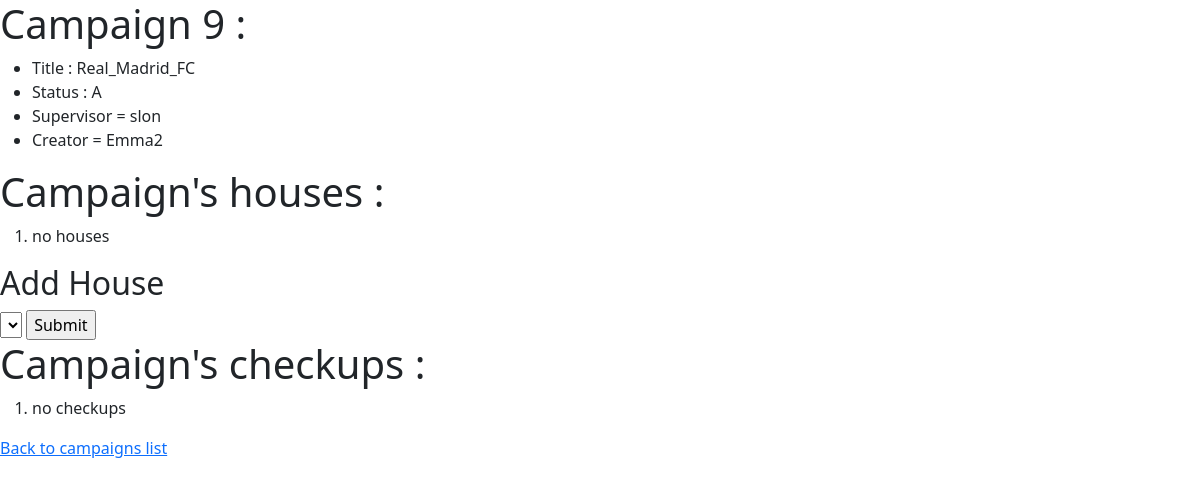
Screenshot of /campaigns/9 with the database file from the repository.
### campaigns/models.py (models this page shows, shortened)
class Campaign(models.Model):
	title = models.CharField(max_length = 64)
	status = models.CharField(max_length = 1)
	supervisor = models.ForeignKey(Supervisor, on_delete = models.CASCADE, related_name = 'controled_by')
	creator = models.ForeignKey(User, on_delete = models.CASCADE, related_name = 'created_by', default = 1)

class Supervisor(models.Model):
	first = models.CharField(max_length = 64)
	last = models.CharField(max_length = 64)
	nick = models.CharField(max_length = 64)
	email = models.EmailField(max_length = 64, blank = True)
	phone = models.CharField(max_length = 32, blank = True)

### campaigns/views.py (the view)
# urls.py: path('<int:campaign_id>', views.campaign, name = 'campaign'),
def campaign(request, campaign_id):
	campaign = Campaign.objects.get(pk=campaign_id)
	return render(request, 'campaigns/campaign.html', {
		'campaign' : campaign,
		'houses' : campaign.c_objects.all(),
		'extra_houses' : House.objects.exclude(campaigns=campaign).all(),
		'checkups' : campaign.departures.all()
		})

### campaigns/templates/campaigns/campaign.html (shortened to what this page needs)
{% extends 'campaigns/layout.html' %}
{% block body %}
	<h1> Campaign {{campaign.id}} : </h1>
	<ul>
		<li>Title : {{campaign.title}}</li>
		<li>Status : {{campaign.status}}</li>
		<li>Supervisor = {{campaign.supervisor.nick}}</li>
		<li>Creator = {{campaign.creator.username}}</li>
	</ul>
	<h1> Campaign's houses : </h1>
	<ol>
		{% for house in houses %}
			<li>{{house}}</li>
		{% empty %}
			<li> no houses</li>
		{% endfor %}
	</ol>
	<h2>Add House</h2>
	<form action = "{% url 'campaigns:book' campaign.id %}" method = "post">
		<select name = 'house'>
		</select>
		<input type="submit">
	</form>
	<h1> Campaign's checkups : </h1>
	<ol>
		{% for checkup in checkups %}
			<li>
			 	<a href="{% url 'campaigns:checkup' checkup.id %}">
					Check UP {{checkup.id}} : {{checkup}}
				</a>
			</li>
		{% empty %}
			<li> no checkups</li>
		{% endfor %}
	</ol>
	<a href = "{% url 'campaigns:index' %}"> Back to campaigns list </a>
{% endblock %}

### rows the page displays
Campaign: title "Real_Madrid_FC", status "A", supervisor.nick "slon", creator.username "Emma2"
